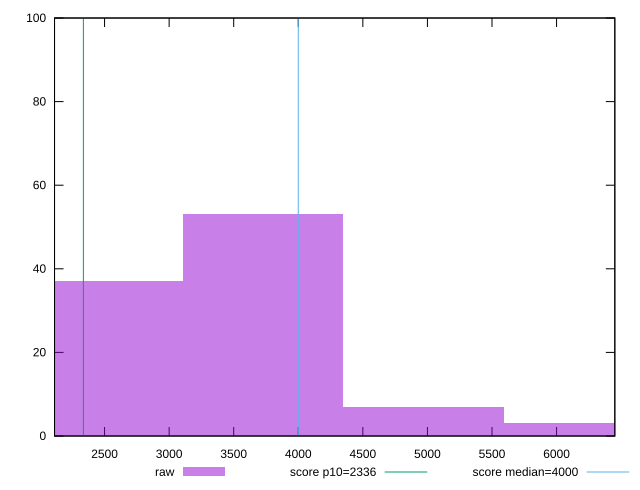

Write the gnuplot code that produced this figure.
reset

$raw <<EOF
3726.521021242098 53
2484.347347494732 37
6210.868368736829 3
4968.694694989464 7
EOF

set key outside below
set boxwidth 1242.173673747366
set xrange [2112.602:6451.137999999999]
set yrange [0:100]
set trange [0:100]
set style fill transparent solid 0.5 noborder

set parametric
set terminal svg size 640, 490 enhanced background rgb 'white'
set output "reprap/first-contentful-paint/samples/pages+cached/raw/histogram.svg"

plot $raw title "raw" with boxes, \
     2336,t title "score p10=2336", \
     4000,t title "score median=4000"

reset
